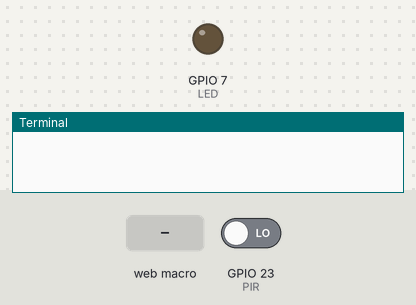
Simulated run of this program. Board: Raspberry Pi (BCM pin numbers). Shown: output pins drawn as LEDs (lit = HIGH), the last lines printed to the terminal. The inputs (shaded band) are chosen by the test bench; at power-on: GPIO 23 (PIR) LOW. The WebIOPi server calls setup() once and loop() repeatedly; the clock reads 2024-03-15 10:24:30 at power-on unless the program sets it.

Above: at 1.2 s.
1.3 s: macro sendPir called from the web page (any arguments are "1")
2.8 s: GPIO 23 (PIR) driven HIGH
At 3.6 s:
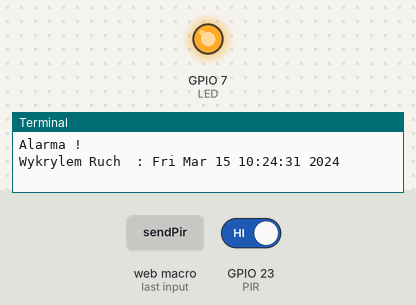
Timing chart, 0 to 5.8 s (numbered marks = the images above; inputs shaded):
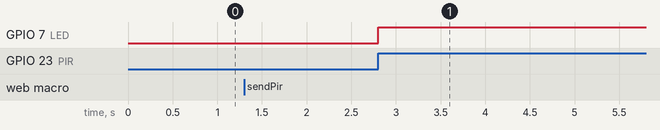

Measured:
- after the input at 2.8 s, GPIO 7 (LED): LOW → HIGH at once

The program:

PIR-Sensor-RaspberryPi_PIR_Sensor.py
```python
import webiopi
import datetime
import RPi.GPIO as GPIO
import time
GPIO = webiopi.GPIO
#GPIO.setmode(GPIO.BCM)
PIR = 23
LED = 7
STOP = 21


@webiopi.macro
def sendPiroff(STOP) :
    STOP = True

@webiopi.macro
def sendPir():

    localtime = time.asctime( time.localtime(time.time()) )
    print ("Alarma ! ")

    while True :

        GPIO.setup(PIR, GPIO.IN)
        if GPIO.input(PIR) :

            GPIO.setup(LED, GPIO.OUT)
            GPIO.output(LED, True)
            print ("Wykrylem Ruch  :", localtime )
            time.sleep(2)
            GPIO.setup(LED, GPIO.IN)
```
